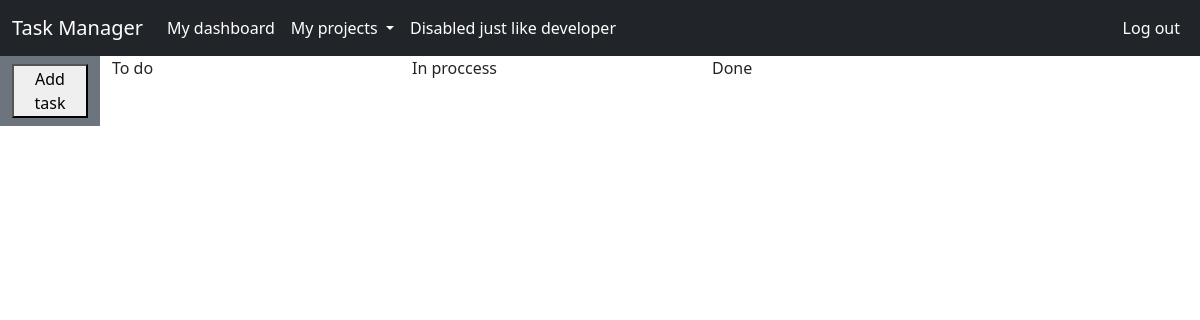
Before: /tasks/tasksList/1/ (signed in) with the older database file.
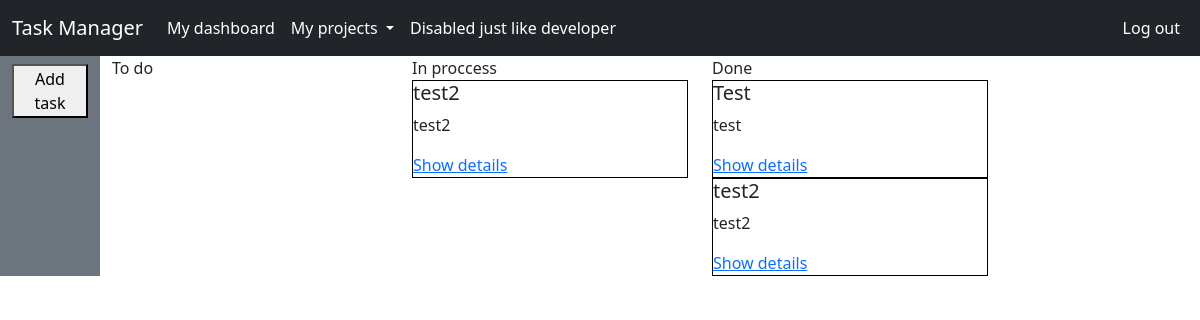
After: the same page with the newer database file.
### tasks/models.py (models this page shows, shortened)
class Task(models.Model):
    name = models.CharField(max_length=100)
    shortDescription = models.CharField(max_length=100)
    longDescription = models.CharField(max_length=500)
    category = models.CharField(max_length=50)
    stateOptions = models.TextChoices('state', 'toDo inProgress done')
    state = models.CharField(blank=True, max_length=10, choices=stateOptions.choices)
    priority = models.IntegerField()
    createdBy = models.ForeignKey(
        settings.AUTH_USER_MODEL,
        on_delete=models.CASCADE,
        default=1
    )
    filePath = models.CharField(max_length=500, default='')
    projectName = models.ForeignKey(Project, on_delete=models.CASCADE)

### tasks/views/views.py (the view)
# urls.py: path('tasksList/<int:projectId>/', views.tasksKanban, name='tasksKanban'),
@login_required
def tasksKanban(request, projectId):
    currentUser = request.user
    projects = Project.objects.filter(createdBy=request.user)
    toDoTasks = Task.objects.filter(state="toDo", createdBy=currentUser, projectName=projectId).order_by("-priority")
    inProgressTasks = Task.objects.filter(state="inProgress", createdBy=currentUser, projectName=projectId).order_by("-priority")
    doneTasks = Task.objects.filter(state="done", createdBy=currentUser, projectName=projectId).order_by("-priority")
    return render(request, 'tasks.html', {'toDoTasks': toDoTasks, 'inProgressTasks': inProgressTasks, 'doneTasks': doneTasks, 'projectId': projectId, 'projects' : projects})

### tasks/templates/tasks.html (shortened to what this page needs)
<!DOCTYPE html>
  <html lang="en">
  <head>
    <link href="https://cdn.jsdelivr.net/npm/bootstrap@5.2.2/dist/css/bootstrap.min.css" rel="stylesheet">
  </head>
  <body>
    <nav class="navbar navbar-expand-lg bg-dark text-light">
      <div class="container-fluid">
        <a class="navbar-brand">Task Manager</a>
        <div class="collapse navbar-collapse" id="navbarSupportedContent">
          <ul class="navbar-nav me-auto mb-2 mb-lg-0">
            <li class="nav-item">
              <a class="nav-link" aria-current="page" href="{% url 'index' %}">My dashboard</a>
            </li>
            <li class="nav-item dropdown">
              <a class="nav-link dropdown-toggle" href="#" role="button" data-bs-toggle="dropdown" aria-expanded="false">
                My projects
              </a>
            </li>
            <li class="nav-item">
              <a class="nav-link disabled">Disabled just like developer</a>
            </li>
          </ul>
          <ul class="nav navbar-nav navbar-right">
            {% if user.is_authenticated %}
            <li class="nav-item">
                <a href="{% url 'logout_user' %}"  class="nav-link">
                    Log out
                </a>
            </li>
            {% endif %}
          </ul>
        </div>
      </div>
    </nav>
    <div class="container-fluid">
      <div class="row">
        <div class="col-sm-1 bg-secondary text-light">
          <ul class="nav navbar-nav navbar-right">
            <li class="nav-item">
              <a href="{% url 'addTask' projectId %}" class="nav-link">
                <button>
                  Add task
                </button>
              </a>
            </li>
          </ul>
        </div>
        <div class="col-sm-3">
          To do
        </div>
        <div class="col-sm-3">
          In proccess
          {% for task in inProgressTasks %}
          <div style="border: 1px solid black">
              <h5>{{ task.name }}</h5>
              <p>{{ task.shortDescription }}</p>
              <a href="{% url 'taskDetail' projectId task.id %}">
                Show details
              </a>
          </div>
          {% endfor %}
        </div>
        <div class="col-sm-3">
          Done
          {% for task in doneTasks %}
          <div style="border: 1px solid black">
              <h5>{{ task.name }}</h5>
              <p>{{ task.shortDescription }}</p>
              <a href="{% url 'taskDetail' projectId task.id %}">
                Show details
              </a>
          </div>
          {% endfor %}
        </div>
      </div>
    </div>
  </body>
  </html>

Changed rows visible on the page:
added Task: name "test2", shortDescription "test2"
added Task: name "Test", shortDescription "test"
added Task: name "test2", shortDescription "test2"
